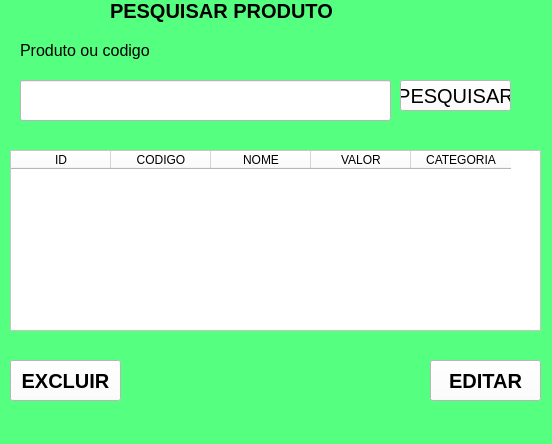
<?xml version="1.0" encoding="UTF-8"?>
<ui version="4.0">
 <class>MainWindow</class>
 <widget class="QMainWindow" name="MainWindow">
  <property name="geometry">
   <rect>
    <x>0</x>
    <y>0</y>
    <width>552</width>
    <height>444</height>
   </rect>
  </property>
  <property name="font">
   <font>
    <weight>75</weight>
    <bold>true</bold>
   </font>
  </property>
  <property name="windowTitle">
   <string>MainWindow</string>
  </property>
  <property name="styleSheet">
   <string notr="true">background-color: rgb(85, 255, 127);</string>
  </property>
  <widget class="QWidget" name="centralwidget">
   <widget class="QLabel" name="label">
    <property name="geometry">
     <rect>
      <x>110</x>
      <y>-10</y>
      <width>241</width>
      <height>41</height>
     </rect>
    </property>
    <property name="font">
     <font>
      <pointsize>15</pointsize>
      <weight>75</weight>
      <bold>true</bold>
     </font>
    </property>
    <property name="text">
     <string>PESQUISAR PRODUTO</string>
    </property>
   </widget>
   <widget class="QLabel" name="label_2">
    <property name="geometry">
     <rect>
      <x>20</x>
      <y>40</y>
      <width>161</width>
      <height>21</height>
     </rect>
    </property>
    <property name="font">
     <font>
      <pointsize>12</pointsize>
     </font>
    </property>
    <property name="text">
     <string>Produto ou codigo</string>
    </property>
   </widget>
   <widget class="QLineEdit" name="lineEdit">
    <property name="geometry">
     <rect>
      <x>20</x>
      <y>80</y>
      <width>371</width>
      <height>41</height>
     </rect>
    </property>
    <property name="styleSheet">
     <string notr="true">background-color: rgb(255, 255, 255);</string>
    </property>
   </widget>
   <widget class="QPushButton" name="pushButton_3">
    <property name="geometry">
     <rect>
      <x>400</x>
      <y>80</y>
      <width>111</width>
      <height>31</height>
     </rect>
    </property>
    <property name="font">
     <font>
      <pointsize>15</pointsize>
     </font>
    </property>
    <property name="styleSheet">
     <string notr="true">background-color: rgb(255, 255, 255);</string>
    </property>
    <property name="text">
     <string>PESQUISAR</string>
    </property>
   </widget>
   <widget class="QTableWidget" name="tableWidget">
    <property name="geometry">
     <rect>
      <x>10</x>
      <y>150</y>
      <width>531</width>
      <height>181</height>
     </rect>
    </property>
    <property name="font">
     <font>
      <pointsize>12</pointsize>
      <weight>75</weight>
      <bold>true</bold>
     </font>
    </property>
    <property name="styleSheet">
     <string notr="true">background-color: rgb(255, 255, 255);</string>
    </property>
    <column>
     <property name="text">
      <string>ID</string>
     </property>
    </column>
    <column>
     <property name="text">
      <string>CODIGO</string>
     </property>
    </column>
    <column>
     <property name="text">
      <string>NOME</string>
     </property>
    </column>
    <column>
     <property name="text">
      <string>VALOR</string>
     </property>
    </column>
    <column>
     <property name="text">
      <string>CATEGORIA</string>
     </property>
    </column>
   </widget>
   <widget class="QPushButton" name="pushButton">
    <property name="geometry">
     <rect>
      <x>10</x>
      <y>360</y>
      <width>111</width>
      <height>41</height>
     </rect>
    </property>
    <property name="font">
     <font>
      <pointsize>15</pointsize>
      <weight>75</weight>
      <bold>true</bold>
     </font>
    </property>
    <property name="styleSheet">
     <string notr="true"> background-color: rgb(255, 255, 255);</string>
    </property>
    <property name="text">
     <string>EXCLUIR</string>
    </property>
   </widget>
   <widget class="QPushButton" name="pushButton_2">
    <property name="geometry">
     <rect>
      <x>430</x>
      <y>360</y>
      <width>111</width>
      <height>41</height>
     </rect>
    </property>
    <property name="font">
     <font>
      <pointsize>15</pointsize>
      <weight>75</weight>
      <bold>true</bold>
     </font>
    </property>
    <property name="styleSheet">
     <string notr="true">background-color: rgb(255, 255, 255);</string>
    </property>
    <property name="text">
     <string>EDITAR</string>
    </property>
   </widget>
  </widget>
  <widget class="QMenuBar" name="menubar">
   <property name="geometry">
    <rect>
     <x>0</x>
     <y>0</y>
     <width>552</width>
     <height>21</height>
    </rect>
   </property>
  </widget>
  <widget class="QStatusBar" name="statusbar"/>
 </widget>
 <resources/>
 <connections/>
</ui>
